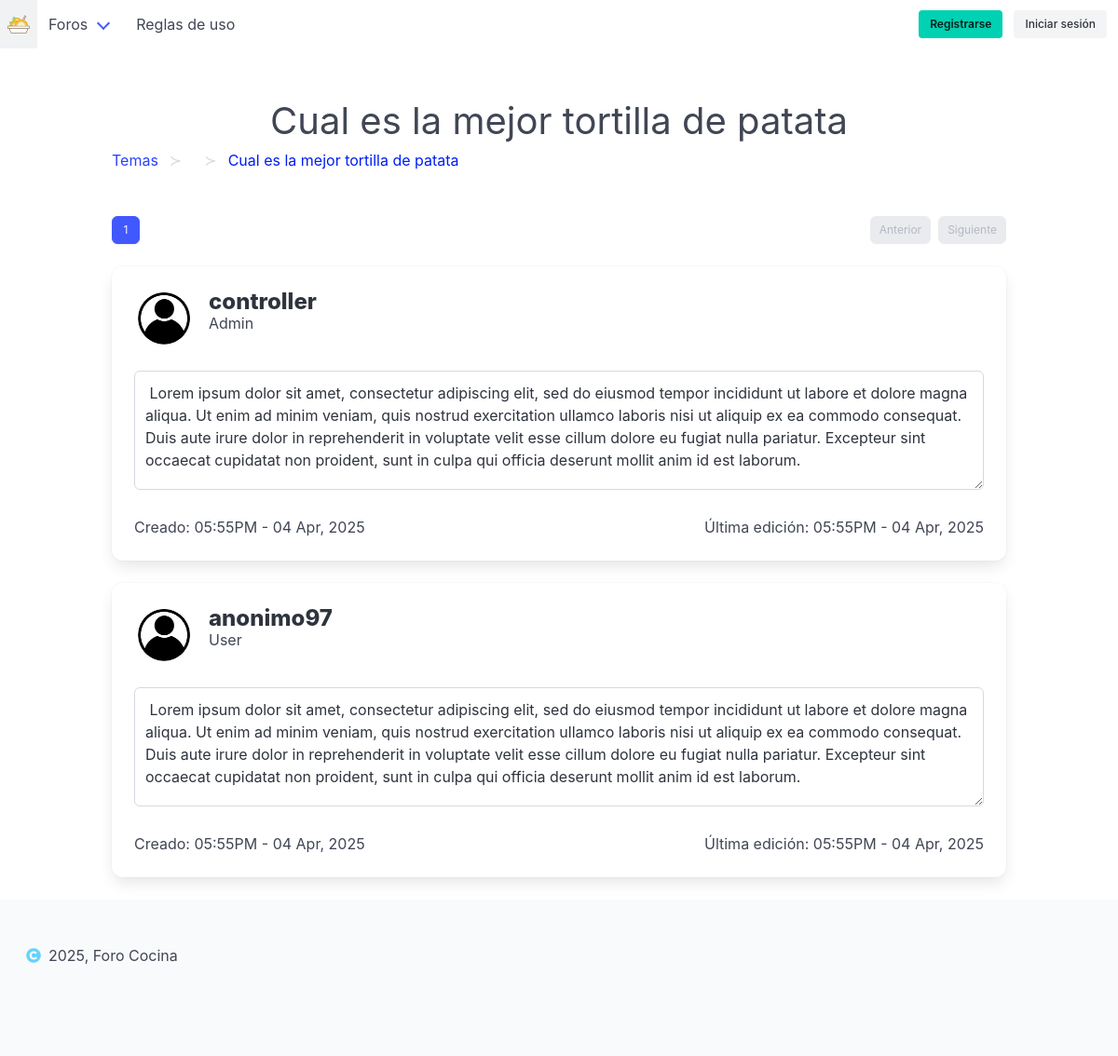
/view/sub_thread.php?pag=0&id-thread=1, run on the app's committed database.
### tables this page shows
CREATE TABLE `thread` (
  `id` int(11) NOT NULL,
  `theme_id` int(11) NOT NULL,
  `title` varchar(50) NOT NULL,
  `status` varchar(20) NOT NULL,
  `created_at` timestamp NOT NULL DEFAULT current_timestamp(),
  `updated_at` timestamp NOT NULL DEFAULT current_timestamp(),
  `created_by` varchar(50) DEFAULT NULL,
  `last_updater` varchar(50) DEFAULT NULL
);

CREATE TABLE `sub_thread` (
  `id` int(11) NOT NULL,
  `thread_id` int(11) NOT NULL,
  `author` varchar(50) DEFAULT NULL,
  `content` text NOT NULL,
  `created_at` timestamp NOT NULL DEFAULT current_timestamp(),
  `updated_at` timestamp NOT NULL DEFAULT current_timestamp(),
  `main` tinyint(1) NOT NULL DEFAULT 0
);

CREATE TABLE `user` (
  `username` varchar(20) NOT NULL,
  `name` varchar(30) NOT NULL,
  `surname` varchar(30) NOT NULL,
  `email` varchar(50) NOT NULL,
  `password` varchar(70) NOT NULL,
  `role` varchar(10) NOT NULL,
  `image_name` varchar(100) DEFAULT NULL,
  `verified` tinyint(1) DEFAULT 0,
  `verification_token` char(64) DEFAULT NULL,
  `verification_expires` datetime DEFAULT NULL,
  `reset_token` char(100) DEFAULT NULL,
  `reset_token_expires` datetime DEFAULT NULL
);

### config/Database.php (called while the page is built, shortened)
<?php
class Database
{
    private static PDO $connection;
    public static function connect(): PDO
    {
        if (!isset(self::$connection)) {
            try {
                self::$connection = new PDO("mysql:host=" . DB_HOST, DB_USER, DB_PASS, [
                    PDO::ATTR_ERRMODE => PDO::ERRMODE_EXCEPTION,
                    PDO::ATTR_DEFAULT_FETCH_MODE => PDO::FETCH_ASSOC
                ]);
                self::$connection->exec(CREATE_DATABASE);
                self::$connection->exec("USE " . DB_NAME);
            } catch (PDOException $e) {
                throw new Exception("Error to connect to DB: " . $e->getMessage());
            }
        }
        return self::$connection;
    }
}

### controller/ThreadController.php (called while the page is built, shortened)
<?php
require_once __DIR__ . "/../model/ThreadModel.php";
class ThreadController
{
    public static function getTitleStatus(int $thread_id): array
    {
        $threadModel = new ThreadModel();
        return $threadModel->getTitleStatus($thread_id);
    }
}

### model/ThreadModel.php (called while the page is built, shortened)
<?php
require_once __DIR__ . "/../config/Database.php";
class ThreadModel
{
    private PDO $db;
    public function __construct()
    {
        $this->db = Database::connect();
    }
    public function getTitleStatus(int $thread_id): array
    {
        try{
            $stmt = $this->db->prepare(GET_TITLE_STATUS);
            $stmt->execute([":thread_id" => $thread_id]);
            $thread = $stmt->fetch(PDO::FETCH_ASSOC);
            $title = $thread["title"] ?? '';
            $status = $thread["status"] ?? 'active';
            return ["title" => $title, "status" => $status];
        }catch (PDOException $e){
            logError($e->getMessage());
            return [];
        }
    }
}

### controller/SubThreadController.php (called while the page is built, shortened)
<?php
require_once __DIR__ . '/../model/SubThreadModel.php';
class SubThreadController
{
    public static function getSubThreadsData(int $thread_id, int $limit, int $offset): array
    {
        $subThreadModel = new SubThreadModel();
        return $subThreadModel->getSubThreadsData($thread_id, $limit, $offset);
    }
}

### model/SubThreadModel.php (called while the page is built, shortened)
<?php
require_once __DIR__ . "/../config/Database.php";
class SubThreadModel
{
    private PDO $db;
    public function __construct()
    {
        $this->db = Database::connect();
    }
    public function getSubThreadsData(int $threadID, int $limit, int $offset): array
    {
        try{
            $stmt = $this->db->prepare(GET_SUB_THREADS_DATA);
            $stmt->execute([":thread_id" => $threadID]);
            $sub_threads = $stmt->fetchAll(PDO::FETCH_ASSOC);
            $response['count'] = $stmt->rowCount();
            $response['sub_threads'] = array();
            $end = min($offset + $limit, count($sub_threads));
            for($i = $offset; $i < $end; $i++){
                $sub_thread = $sub_threads[$i];
                $response['sub_threads'][] = $sub_thread;
            }
            return $response;
        }catch(PDOException $e){
            logError($e->getMessage());
            return ["count" => 0, "threads" => []];
        }
    }
}

### view/sub_thread.php (the view, shortened to what this page needs)
<?php
require_once __DIR__ . "/../controller/SubThreadController.php";
require_once __DIR__ . "/../controller/ThreadController.php";
$thread_id = (int) $_GET['id-thread'] ?? null;
$thread_data = ThreadController::getTitleStatus($thread_id);
$bc_thread = ["thread_id" =>$thread_id, "title" => $thread_data['title']];
$bc_theme = $_SESSION['breadcrumbs']['theme'];
$FORMAT_DATE = "h:iA - d M, Y ";
$LIMIT = 5;
$page = (int) $_GET['pag'] ?? 0;
$response = SubThreadController::getSubThreadsData($thread_id, $LIMIT, $page * $LIMIT);
$total_registers = (int) $response['count'] ?? 0;
$last_page = ceil($total_registers / $LIMIT);
$sub_threads = $response['sub_threads'] ?? [];
?>
<!DOCTYPE html>
<html lang="en">
<head>
    <link rel="stylesheet" href="../css/index.css">
</head>
<body>
    <header>
        <?php require_once __DIR__ . "/../components/nav_bar.php"; ?>
    </header>
    <div class="container mb-6 mt-6">
        <p class="has-text-centered is-size-2 mt-2"><?= ucfirst($bc_thread['title'])?></p>
        <nav class="breadcrumb has-succeeds-separator" aria-label="breadcrumbs">
            <ul>
                <li><a href="theme.php">Temas</a></li>
                <li><a href="thread.php?pag=0&id-theme=<?= $bc_theme['theme_id']?>"><?= ucfirst($bc_theme['name'])?></a></li>
                <li class="is-active"><a aria-current="page"><?= ucfirst($bc_thread['title']) ?></a></li>
            </ul>
        </nav>
    </div>
    <main class="container">
        <nav class="pagination is-small" role="navigation" aria-label="pagination">
            <?php if($page != 0){?>
                <a href="sub_thread.php?pag=<?= $page - 1 ?>&id-thread=<?= $thread_id ?>"
                   class="pagination-previous">Anterior</a>
            <?php }else {?>
                <button class="pagination-previous" disabled>Anterior</button>
            <?php } ?>
            <?php if(($page + 1) != $last_page){?>
                <a href="sub_thread.php?pag=<?= $page + 1 ?>&id-thread=<?= $thread_id ?>"
                   class="pagination-next">Siguiente</a>
            <?php }else {?>
                <button class="pagination-previous" disabled>Siguiente</button>
            <?php } ?>
            <ul class="pagination-list">
                <li>
                    <a <?= $page != 0 ? 'href="sub_thread.php?pag=0&id-thread=' . $thread_id. '"' : ''?>
                        class="pagination-link <?= $page == 0 ? 'is-current' : ''?>" aria-label="Ir a página 1">1
                    </a>
                </li>
            </ul>
        </nav>
        <?php foreach ($sub_threads as $sub_thread){ ?>
            <div class="card">
                <div class="card-content">
                    <div class="media">
                        <div class="media-left">
                            <figure class="image is-64x64">
                                <img
                                    src="<?= $sub_thread['image_name'] != null ? "../../uploads/" . $sub_thread['image_name'] : "../assets/images/no_image.jpg"; ?>"
                                    alt="Avatar"
                                />
                            </figure>
                        </div>
                        <div class="media-content">
                            <p class="title is-4"><?= $sub_thread['username'] ?? 'Anónimo' ?></p>
                            <p class="subtitle is-6"><?= ucfirst($sub_thread['role']) ?? 'User' ?></p>
                        </div>
                    </div>
                    <div class="content">
                        <form class="user-form" action="../controller/SubThreadController.php" method="post">
                            <div class="field">
                                <textarea id="edited-content-<?= $sub_thread['id'] ?>" name="edited-content" readonly
                                          class="textarea"> <?= $sub_thread['content'] ?? ''?>
                                </textarea>
                            </div>
                        </form>
                        <div class="is-display-flex is-justify-content-space-between">
                            <time>Creado: <?= date_format(date_create($sub_thread['created_at']), $FORMAT_DATE) ?></time>
                            <time>Última edición: <?= date_format(date_create($sub_thread['updated_at']), $FORMAT_DATE) ?></time>
                        </div>
                    </div>
                </div>
            </div>
        <?php } ?>
    </main>
    <?php require_once __DIR__ . "/../components/footer.php"?>
</body>
</html>

### data on the page
thread: title "Cual es la mejor tortilla de patata"
sub_thread: author.username "controller", author.role "Admin", edited-content "Lorem ipsum dolor sit amet, consectetur adipiscing elit, sed do eiusmod tempor incididunt ut labore et dolore magna aliqua. Ut enim ad minim veniam, quis nostrud exercitation ullamco laboris nisi ut aliquip ex ea commodo consequat. Duis aute irure dolor in reprehenderit in voluptate velit esse cillum dolore eu fugiat nulla pariatur. Excepteur sint occaecat cupidatat non proident, sunt in culpa qui officia deserunt mollit anim id est laborum.", created_at "05:55PM - 04 Apr, 2025", updated_at "05:55PM - 04 Apr, 2025"
sub_thread: author.username "anonimo97", author.role "User", edited-content "Lorem ipsum dolor sit amet, consectetur adipiscing elit, sed do eiusmod tempor incididunt ut labore et dolore magna aliqua. Ut enim ad minim veniam, quis nostrud exercitation ullamco laboris nisi ut aliquip ex ea commodo consequat. Duis aute irure dolor in reprehenderit in voluptate velit esse cillum dolore eu fugiat nulla pariatur. Excepteur sint occaecat cupidatat non proident, sunt in culpa qui officia deserunt mollit anim id est laborum.", created_at "05:55PM - 04 Apr, 2025", updated_at "05:55PM - 04 Apr, 2025"
